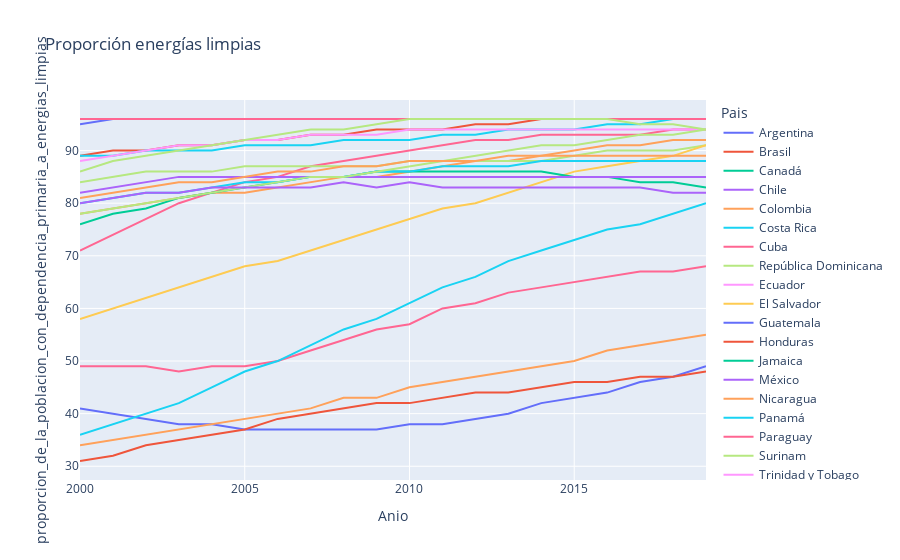

The cell this chart's notebook holds for it:
### Code cell
tabla_g4 = df.filter(items=['Anio','proporcion_de_la_poblacion_con_dependencia_primaria_a_energias_limpias','Pais'])
tabla_g4.reset_index(inplace=True)
fig = px.line(tabla_g4, 'Anio','proporcion_de_la_poblacion_con_dependencia_primaria_a_energias_limpias', color='Pais', title='Proporción energías limpias')
fig.show()

### Figure 1 — Plotly figure (JSON) as saved in the notebook; plotly's stock layout.template omitted (floating-point values rounded to 4 significant figures)
{"data": [{"hovertemplate": "Pais=Argentina<br>Anio=%{x}<br>proporcion_de_la_poblacion_con_dependencia_primaria_a_energias_limpias=%{y}<extra></extra>", "legendgroup": "Argentina", "line": {"color": "#636efa", "dash": "solid"}, "marker": {"symbol": "circle"}, "mode": "lines", "name": "Argentina", "orientation": "v", "showlegend": true, "type": "scatter", "x": [2000, 2001, 2002, 2003, 2004, 2005, 2006, 2007, 2008, 2009, 2010, 2011, 2012, 2013, 2014, 2015, 2016, 2017, 2018, 2019], "xaxis": "x", "y": [95, 96, 96, 96, 96, 96, 96, 96, 96, 96, 96, 96, 96, 96, 96, 96, 96, 96, 96, 96], "yaxis": "y"}, {"hovertemplate": "Pais=Brasil<br>Anio=%{x}<br>proporcion_de_la_poblacion_con_dependencia_primaria_a_energias_limpias=%{y}<extra></extra>", "legendgroup": "Brasil", "line": {"color": "#EF553B", "dash": "solid"}, "marker": {"symbol": "circle"}, "mode": "lines", "name": "Brasil", "orientation": "v", "showlegend": true, "type": "scatter", "x": [2000, 2001, 2002, 2003, 2004, 2005, 2006, 2007, 2008, 2009, 2010, 2011, 2012, 2013, 2014, 2015, 2016, 2017, 2018, 2019], "xaxis": "x", "y": [89, 90, 90, 91, 91, 92, 92, 93, 93, 94, 94, 94, 95, 95, 96, 96, 96, 96, 96, 96], "yaxis": "y"}, {"hovertemplate": "Pais=Canadá<br>Anio=%{x}<br>proporcion_de_la_poblacion_con_dependencia_primaria_a_energias_limpias=%{y}<extra></extra>", "legendgroup": "Canadá", "line": {"color": "#00cc96", "dash": "solid"}, "marker": {"symbol": "circle"}, "mode": "lines", "name": "Canadá", "orientation": "v", "showlegend": true, "type": "scatter", "x": [2000, 2001, 2002, 2003, 2004, 2005, 2006, 2007, 2008, 2009, 2010, 2011, 2012, 2013, 2014, 2015, 2016, 2017, 2018, 2019], "xaxis": "x", "y": [96, 96, 96, 96, 96, 96, 96, 96, 96, 96, 96, 96, 96, 96, 96, 96, 96, 96, 96, 96], "yaxis": "y"}, {"hovertemplate": "Pais=Chile<br>Anio=%{x}<br>proporcion_de_la_poblacion_con_dependencia_primaria_a_energias_limpias=%{y}<extra></extra>", "legendgroup": "Chile", "line": {"color": "#ab63fa", "dash": "solid"}, "marker": {"symbol": "circle"}, "mode": "lines", "name": "Chile", "orientation": "v", "showlegend": true, "type": "scatter", "x": [2000, 2001, 2002, 2003, 2004, 2005, 2006, 2007, 2008, 2009, 2010, 2011, 2012, 2013, 2014, 2015, 2016, 2017, 2018, 2019], "xaxis": "x", "y": [96, 96, 96, 96, 96, 96, 96, 96, 96, 96, 96, 96, 96, 96, 96, 96, 96, 96, 96, 96], "yaxis": "y"}, {"hovertemplate": "Pais=Colombia<br>Anio=%{x}<br>proporcion_de_la_poblacion_con_dependencia_primaria_a_energias_limpias=%{y}<extra></extra>", "legendgroup": "Colombia", "line": {"color": "#FFA15A", "dash": "solid"}, "marker": {"symbol": "circle"}, "mode": "lines", "name": "Colombia", "orientation": "v", "showlegend": true, "type": "scatter", "x": [2000, 2001, 2002, 2003, 2004, 2005, 2006, 2007, 2008, 2009, 2010, 2011, 2012, 2013, 2014, 2015, 2016, 2017, 2018, 2019], "xaxis": "x", "y": [78, 79, 80, 81, 82, 82, 83, 84, 85, 85, 86, 87, 88, 88, 89, 90, 91, 91, 92, 92], "yaxis": "y"}, {"hovertemplate": "Pais=Costa Rica<br>Anio=%{x}<br>proporcion_de_la_poblacion_con_dependencia_primaria_a_energias_limpias=%{y}<extra></extra>", "legendgroup": "Costa Rica", "line": {"color": "#19d3f3", "dash": "solid"}, "marker": {"symbol": "circle"}, "mode": "lines", "name": "Costa Rica", "orientation": "v", "showlegend": true, "type": "scatter", "x": [2000, 2001, 2002, 2003, 2004, 2005, 2006, 2007, 2008, 2009, 2010, 2011, 2012, 2013, 2014, 2015, 2016, 2017, 2018, 2019], "xaxis": "x", "y": [89, 89, 90, 90, 90, 91, 91, 91, 92, 92, 92, 93, 93, 94, 94, 94, 95, 95, 96, 96], "yaxis": "y"}, {"hovertemplate": "Pais=Cuba<br>Anio=%{x}<br>proporcion_de_la_poblacion_con_dependencia_primaria_a_energias_limpias=%{y}<extra></extra>", "legendgroup": "Cuba", "line": {"color": "#FF6692", "dash": "solid"}, "marker": {"symbol": "circle"}, "mode": "lines", "name": "Cuba", "orientation": "v", "showlegend": true, "type": "scatter", "x": [2000, 2001, 2002, 2003, 2004, 2005, 2006, 2007, 2008, 2009, 2010, 2011, 2012, 2013, 2014, 2015, 2016, 2017, 2018, 2019], "xaxis": "x", "y": [71, 74, 77, 80, 82, 84, 85, 87, 88, 89, 90, 91, 92, 92, 93, 93, 93, 93, 94, 94], "yaxis": "y"}, {"hovertemplate": "Pais=República Dominicana<br>Anio=%{x}<br>proporcion_de_la_poblacion_con_dependencia_primaria_a_energias_limpias=%{y}<extra></extra>", "legendgroup": "República Dominicana", "line": {"color": "#B6E880", "dash": "solid"}, "marker": {"symbol": "circle"}, "mode": "lines", "name": "República Dominicana", "orientation": "v", "showlegend": true, "type": "scatter", "x": [2000, 2001, 2002, 2003, 2004, 2005, 2006, 2007, 2008, 2009, 2010, 2011, 2012, 2013, 2014, 2015, 2016, 2017, 2018, 2019], "xaxis": "x", "y": [84, 85, 86, 86, 86, 87, 87, 87, 87, 87, 88, 88, 88, 88, 88, 89, 90, 90, 90, 91], "yaxis": "y"}, {"hovertemplate": "Pais=Ecuador<br>Anio=%{x}<br>proporcion_de_la_poblacion_con_dependencia_primaria_a_energias_limpias=%{y}<extra></extra>", "legendgroup": "Ecuador", "line": {"color": "#FF97FF", "dash": "solid"}, "marker": {"symbol": "circle"}, "mode": "lines", "name": "Ecuador", "orientation": "v", "showlegend": true, "type": "scatter", "x": [2000, 2001, 2002, 2003, 2004, 2005, 2006, 2007, 2008, 2009, 2010, 2011, 2012, 2013, 2014, 2015, 2016, 2017, 2018, 2019], "xaxis": "x", "y": [88, 89, 90, 91, 91, 92, 92, 93, 93, 93, 94, 94, 94, 94, 94, 94, 94, 94, 94, 94], "yaxis": "y"}, {"hovertemplate": "Pais=El Salvador<br>Anio=%{x}<br>proporcion_de_la_poblacion_con_dependencia_primaria_a_energias_limpias=%{y}<extra></extra>", "legendgroup": "El Salvador", "line": {"color": "#FECB52", "dash": "solid"}, "marker": {"symbol": "circle"}, "mode": "lines", "name": "El Salvador", "orientation": "v", "showlegend": true, "type": "scatter", "x": [2000, 2001, 2002, 2003, 2004, 2005, 2006, 2007, 2008, 2009, 2010, 2011, 2012, 2013, 2014, 2015, 2016, 2017, 2018, 2019], "xaxis": "x", "y": [58, 60, 62, 64, 66, 68, 69, 71, 73, 75, 77, 79, 80, 82, 84, 86, 87, 88, 89, 91], "yaxis": "y"}, {"hovertemplate": "Pais=Guatemala<br>Anio=%{x}<br>proporcion_de_la_poblacion_con_dependencia_primaria_a_energias_limpias=%{y}<extra></extra>", "legendgroup": "Guatemala", "line": {"color": "#636efa", "dash": "solid"}, "marker": {"symbol": "circle"}, "mode": "lines", "name": "Guatemala", "orientation": "v", "showlegend": true, "type": "scatter", "x": [2000, 2001, 2002, 2003, 2004, 2005, 2006, 2007, 2008, 2009, 2010, 2011, 2012, 2013, 2014, 2015, 2016, 2017, 2018, 2019], "xaxis": "x", "y": [41, 40, 39, 38, 38, 37, 37, 37, 37, 37, 38, 38, 39, 40, 42, 43, 44, 46, 47, 49], "yaxis": "y"}, {"hovertemplate": "Pais=Honduras<br>Anio=%{x}<br>proporcion_de_la_poblacion_con_dependencia_primaria_a_energias_limpias=%{y}<extra></extra>", "legendgroup": "Honduras", "line": {"color": "#EF553B", "dash": "solid"}, "marker": {"symbol": "circle"}, "mode": "lines", "name": "Honduras", "orientation": "v", "showlegend": true, "type": "scatter", "x": [2000, 2001, 2002, 2003, 2004, 2005, 2006, 2007, 2008, 2009, 2010, 2011, 2012, 2013, 2014, 2015, 2016, 2017, 2018, 2019], "xaxis": "x", "y": [31, 32, 34, 35, 36, 37, 39, 40, 41, 42, 42, 43, 44, 44, 45, 46, 46, 47, 47, 48], "yaxis": "y"}, {"hovertemplate": "Pais=Jamaica<br>Anio=%{x}<br>proporcion_de_la_poblacion_con_dependencia_primaria_a_energias_limpias=%{y}<extra></extra>", "legendgroup": "Jamaica", "line": {"color": "#00cc96", "dash": "solid"}, "marker": {"symbol": "circle"}, "mode": "lines", "name": "Jamaica", "orientation": "v", "showlegend": true, "type": "scatter", "x": [2000, 2001, 2002, 2003, 2004, 2005, 2006, 2007, 2008, 2009, 2010, 2011, 2012, 2013, 2014, 2015, 2016, 2017, 2018, 2019], "xaxis": "x", "y": [76, 78, 79, 81, 82, 83, 84, 85, 85, 86, 86, 86, 86, 86, 86, 85, 85, 84, 84, 83], "yaxis": "y"}, {"hovertemplate": "Pais=México<br>Anio=%{x}<br>proporcion_de_la_poblacion_con_dependencia_primaria_a_energias_limpias=%{y}<extra></extra>", "legendgroup": "México", "line": {"color": "#ab63fa", "dash": "solid"}, "marker": {"symbol": "circle"}, "mode": "lines", "name": "México", "orientation": "v", "showlegend": true, "type": "scatter", "x": [2000, 2001, 2002, 2003, 2004, 2005, 2006, 2007, 2008, 2009, 2010, 2011, 2012, 2013, 2014, 2015, 2016, 2017, 2018, 2019], "xaxis": "x", "y": [82, 83, 84, 85, 85, 85, 85, 85, 85, 85, 85, 85, 85, 85, 85, 85, 85, 85, 85, 85], "yaxis": "y"}, {"hovertemplate": "Pais=Nicaragua<br>Anio=%{x}<br>proporcion_de_la_poblacion_con_dependencia_primaria_a_energias_limpias=%{y}<extra></extra>", "legendgroup": "Nicaragua", "line": {"color": "#FFA15A", "dash": "solid"}, "marker": {"symbol": "circle"}, "mode": "lines", "name": "Nicaragua", "orientation": "v", "showlegend": true, "type": "scatter", "x": [2000, 2001, 2002, 2003, 2004, 2005, 2006, 2007, 2008, 2009, 2010, 2011, 2012, 2013, 2014, 2015, 2016, 2017, 2018, 2019], "xaxis": "x", "y": [34, 35, 36, 37, 38, 39, 40, 41, 43, 43, 45, 46, 47, 48, 49, 50, 52, 53, 54, 55], "yaxis": "y"}, {"hovertemplate": "Pais=Panamá<br>Anio=%{x}<br>proporcion_de_la_poblacion_con_dependencia_primaria_a_energias_limpias=%{y}<extra></extra>", "legendgroup": "Panamá", "line": {"color": "#19d3f3", "dash": "solid"}, "marker": {"symbol": "circle"}, "mode": "lines", "name": "Panamá", "orientation": "v", "showlegend": true, "type": "scatter", "x": [2000, 2001, 2002, 2003, 2004, 2005, 2006, 2007, 2008, 2009, 2010, 2011, 2012, 2013, 2014, 2015, 2016, 2017, 2018, 2019], "xaxis": "x", "y": [80, 81, 82, 82, 83, 84, 84, 85, 85, 86, 86, 87, 87, 87, 88, 88, 88, 88, 88, 88], "yaxis": "y"}, {"hovertemplate": "Pais=Paraguay<br>Anio=%{x}<br>proporcion_de_la_poblacion_con_dependencia_primaria_a_energias_limpias=%{y}<extra></extra>", "legendgroup": "Paraguay", "line": {"color": "#FF6692", "dash": "solid"}, "marker": {"symbol": "circle"}, "mode": "lines", "name": "Paraguay", "orientation": "v", "showlegend": true, "type": "scatter", "x": [2000, 2001, 2002, 2003, 2004, 2005, 2006, 2007, 2008, 2009, 2010, 2011, 2012, 2013, 2014, 2015, 2016, 2017, 2018, 2019], "xaxis": "x", "y": [49, 49, 49, 48, 49, 49, 50, 52, 54, 56, 57, 60, 61, 63, 64, 65, 66, 67, 67, 68], "yaxis": "y"}, {"hovertemplate": "Pais=Surinam<br>Anio=%{x}<br>proporcion_de_la_poblacion_con_dependencia_primaria_a_energias_limpias=%{y}<extra></extra>", "legendgroup": "Surinam", "line": {"color": "#B6E880", "dash": "solid"}, "marker": {"symbol": "circle"}, "mode": "lines", "name": "Surinam", "orientation": "v", "showlegend": true, "type": "scatter", "x": [2000, 2001, 2002, 2003, 2004, 2005, 2006, 2007, 2008, 2009, 2010, 2011, 2012, 2013, 2014, 2015, 2016, 2017, 2018, 2019], "xaxis": "x", "y": [78, 79, 80, 81, 82, 83, 84, 85, 85, 86, 87, 88, 89, 90, 91, 91, 92, 93, 93, 94], "yaxis": "y"}, {"hovertemplate": "Pais=Trinidad y Tobago<br>Anio=%{x}<br>proporcion_de_la_poblacion_con_dependencia_primaria_a_energias_limpias=%{y}<extra></extra>", "legendgroup": "Trinidad y Tobago", "line": {"color": "#FF97FF", "dash": "solid"}, "marker": {"symbol": "circle"}, "mode": "lines", "name": "Trinidad y Tobago", "orientation": "v", "showlegend": true, "type": "scatter", "x": [2000, 2001, 2002, 2003, 2004, 2005, 2006, 2007, 2008, 2009, 2010, 2011, 2012, 2013, 2014, 2015, 2016, 2017, 2018, 2019], "xaxis": "x", "y": [96, 96, 96, 96, 96, 96, 96, 96, 96, 96, 96, 96, 96, 96, 96, 96, 96, 96, 96, 96], "yaxis": "y"}, {"hovertemplate": "Pais=Uruguay<br>Anio=%{x}<br>proporcion_de_la_poblacion_con_dependencia_primaria_a_energias_limpias=%{y}<extra></extra>", "legendgroup": "Uruguay", "line": {"color": "#FECB52", "dash": "solid"}, "marker": {"symbol": "circle"}, "mode": "lines", "name": "Uruguay", "orientation": "v", "showlegend": true, "type": "scatter", "x": [2000, 2001, 2002, 2003, 2004, 2005, 2006, 2007, 2008, 2009, 2010, 2011, 2012, 2013, 2014, 2015, 2016, 2017, 2018, 2019], "xaxis": "x", "y": [96, 96, 96, 96, 96, 96, 96, 96, 96, 96, 96, 96, 96, 96, 96, 96, 96, 96, 96, 96], "yaxis": "y"}, {"hovertemplate": "Pais=Antigua y Barbuda<br>Anio=%{x}<br>proporcion_de_la_poblacion_con_dependencia_primaria_a_energias_limpias=%{y}<extra></extra>", "legendgroup": "Antigua y Barbuda", "line": {"color": "#636efa", "dash": "solid"}, "marker": {"symbol": "circle"}, "mode": "lines", "name": "Antigua y Barbuda", "orientation": "v", "showlegend": true, "type": "scatter", "x": [2000, 2001, 2002, 2003, 2004, 2005, 2006, 2007, 2008, 2009, 2010, 2011, 2012, 2013, 2014, 2015, 2016, 2017, 2018, 2019], "xaxis": "x", "y": [96, 96, 96, 96, 96, 96, 96, 96, 96, 96, 96, 96, 96, 96, 96, 96, 96, 96, 96, 96], "yaxis": "y"}, {"hovertemplate": "Pais=Bahamas<br>Anio=%{x}<br>proporcion_de_la_poblacion_con_dependencia_primaria_a_energias_limpias=%{y}<extra></extra>", "legendgroup": "Bahamas", "line": {"color": "#EF553B", "dash": "solid"}, "marker": {"symbol": "circle"}, "mode": "lines", "name": "Bahamas", "orientation": "v", "showlegend": true, "type": "scatter", "x": [2000, 2001, 2002, 2003, 2004, 2005, 2006, 2007, 2008, 2009, 2010, 2011, 2012, 2013, 2014, 2015, 2016, 2017, 2018, 2019], "xaxis": "x", "y": [96, 96, 96, 96, 96, 96, 96, 96, 96, 96, 96, 96, 96, 96, 96, 96, 96, 96, 96, 96], "yaxis": "y"}, {"hovertemplate": "Pais=Barbados<br>Anio=%{x}<br>proporcion_de_la_poblacion_con_dependencia_primaria_a_energias_limpias=%{y}<extra></extra>", "legendgroup": "Barbados", "line": {"color": "#00cc96", "dash": "solid"}, "marker": {"symbol": "circle"}, "mode": "lines", "name": "Barbados", "orientation": "v", "showlegend": true, "type": "scatter", "x": [2000, 2001, 2002, 2003, 2004, 2005, 2006, 2007, 2008, 2009, 2010, 2011, 2012, 2013, 2014, 2015, 2016, 2017, 2018, 2019], "xaxis": "x", "y": [96, 96, 96, 96, 96, 96, 96, 96, 96, 96, 96, 96, 96, 96, 96, 96, 96, 96, 96, 96], "yaxis": "y"}, {"hovertemplate": "Pais=Belice<br>Anio=%{x}<br>proporcion_de_la_poblacion_con_dependencia_primaria_a_energias_limpias=%{y}<extra></extra>", "legendgroup": "Belice", "line": {"color": "#ab63fa", "dash": "solid"}, "marker": {"symbol": "circle"}, "mode": "lines", "name": "Belice", "orientation": "v", "showlegend": true, "type": "scatter", "x": [2000, 2001, 2002, 2003, 2004, 2005, 2006, 2007, 2008, 2009, 2010, 2011, 2012, 2013, 2014, 2015, 2016, 2017, 2018, 2019], "xaxis": "x", "y": [80, 81, 82, 82, 83, 83, 83, 83, 84, 83, 84, 83, 83, 83, 83, 83, 83, 83, 82, 82], "yaxis": "y"}, {"hovertemplate": "Pais=Dominica<br>Anio=%{x}<br>proporcion_de_la_poblacion_con_dependencia_primaria_a_energias_limpias=%{y}<extra></extra>", "legendgroup": "Dominica", "line": {"color": "#FFA15A", "dash": "solid"}, "marker": {"symbol": "circle"}, "mode": "lines", "name": "Dominica", "orientation": "v", "showlegend": true, "type": "scatter", "x": [2000, 2001, 2002, 2003, 2004, 2005, 2006, 2007, 2008, 2009, 2010, 2011, 2012, 2013, 2014, 2015, 2016, 2017, 2018, 2019], "xaxis": "x", "y": [81, 82, 83, 84, 84, 85, 86, 86, 87, 87, 88, 88, 88, 89, 89, 89, 89, 89, 89, 89], "yaxis": "y"}, {"hovertemplate": "Pais=Guyana<br>Anio=%{x}<br>proporcion_de_la_poblacion_con_dependencia_primaria_a_energias_limpias=%{y}<extra></extra>", "legendgroup": "Guyana", "line": {"color": "#19d3f3", "dash": "solid"}, "marker": {"symbol": "circle"}, "mode": "lines", "name": "Guyana", "orientation": "v", "showlegend": true, "type": "scatter", "x": [2000, 2001, 2002, 2003, 2004, 2005, 2006, 2007, 2008, 2009, 2010, 2011, 2012, 2013, 2014, 2015, 2016, 2017, 2018, 2019], "xaxis": "x", "y": [36, 38, 40, 42, 45, 48, 50, 53, 56, 58, 61, 64, 66, 69, 71, 73, 75, 76, 78, 80], "yaxis": "y"}, {"hovertemplate": "Pais=San Cristóbal y Nieves<br>Anio=%{x}<br>proporcion_de_la_poblacion_con_dependencia_primaria_a_energias_limpias=%{y}<extra></extra>", "legendgroup": "San Cristóbal y Nieves", "line": {"color": "#FF6692", "dash": "solid"}, "marker": {"symbol": "circle"}, "mode": "lines", "name": "San Cristóbal y Nieves", "orientation": "v", "showlegend": true, "type": "scatter", "x": [2000, 2001, 2002, 2003, 2004, 2005, 2006, 2007, 2008, 2009, 2010, 2011, 2012, 2013, 2014, 2015, 2016, 2017, 2018, 2019], "xaxis": "x", "y": [96, 96, 96, 96, 96, 96, 96, 96, 96, 96, 96, 96, 96, 96, 96, 96, 96, 96, 96, 96], "yaxis": "y"}, {"hovertemplate": "Pais=Santa Lucía<br>Anio=%{x}<br>proporcion_de_la_poblacion_con_dependencia_primaria_a_energias_limpias=%{y}<extra></extra>", "legendgroup": "Santa Lucía", "line": {"color": "#B6E880", "dash": "solid"}, "marker": {"symbol": "circle"}, "mode": "lines", "name": "Santa Lucía", "orientation": "v", "showlegend": true, "type": "scatter", "x": [2000, 2001, 2002, 2003, 2004, 2005, 2006, 2007, 2008, 2009, 2010, 2011, 2012, 2013, 2014, 2015, 2016, 2017, 2018, 2019], "xaxis": "x", "y": [86, 88, 89, 90, 91, 92, 93, 94, 94, 95, 96, 96, 96, 96, 96, 96, 96, 95, 95, 94], "yaxis": "y"}], "layout": {"legend": {"title": {"text": "Pais"}, "tracegroupgap": 0}, "title": {"text": "Proporción energías limpias"}, "xaxis": {"anchor": "y", "domain": [0, 1], "title": {"text": "Anio"}}, "yaxis": {"anchor": "x", "domain": [0, 1], "title": {"text": "proporcion_de_la_poblacion_con_dependencia_primaria_a_energias_limpias"}}}}
